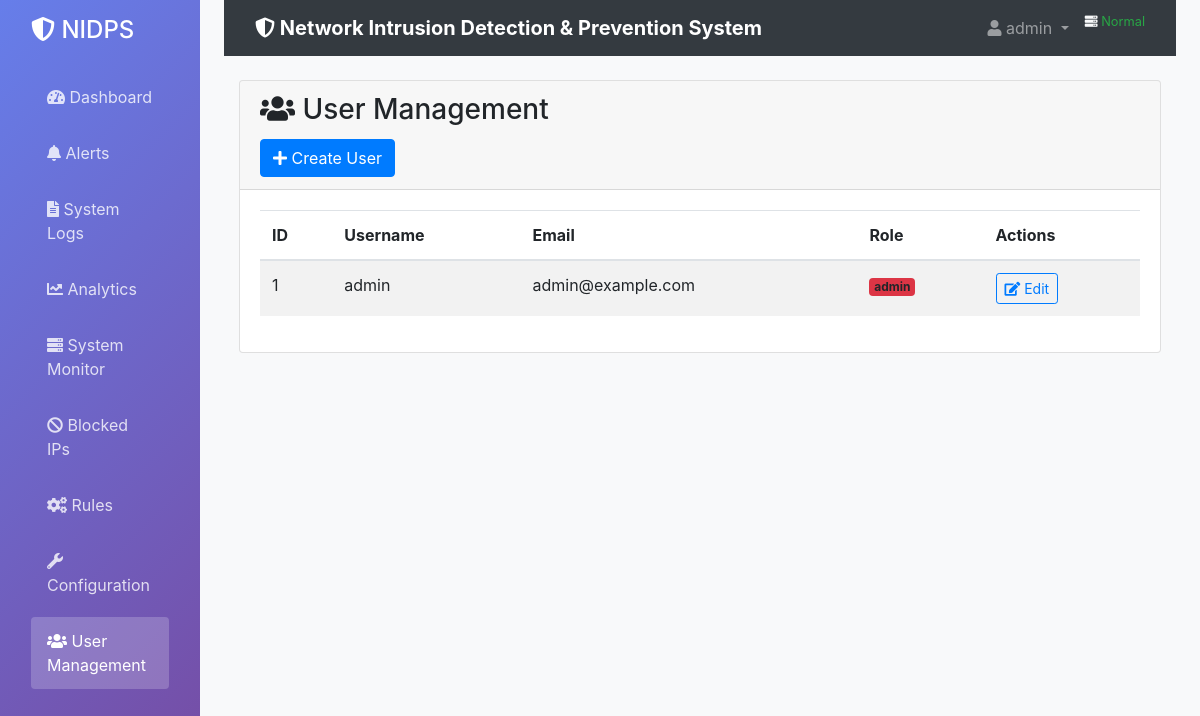
The page /auth/users (signed in) on the database as committed earlier.
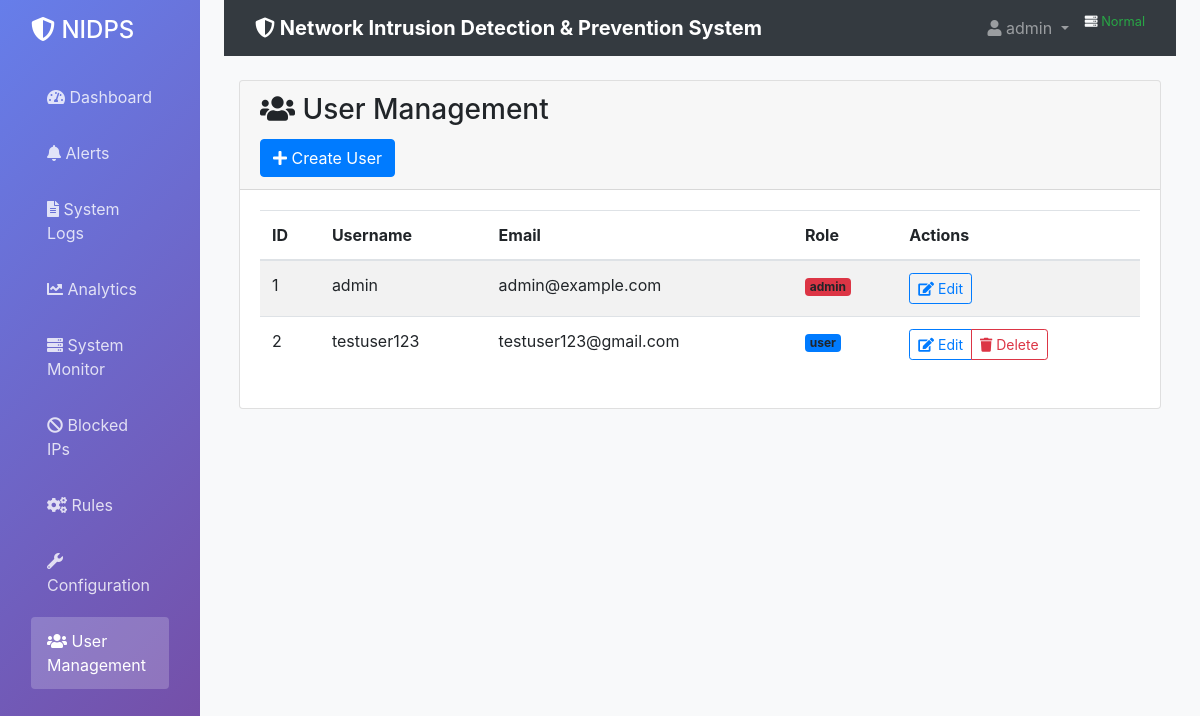
The same page on the database as committed later.
### nidps/auth/models.py (models this page shows, shortened)
class User(UserMixin, db.Model):
    id = db.Column(db.Integer, primary_key=True)
    username = db.Column(db.String(64), index=True, unique=True)
    email = db.Column(db.String(120), index=True, unique=True)
    password_hash = db.Column(db.String(128))
    role_id = db.Column(db.Integer, db.ForeignKey('role.id'))

class Role(db.Model):
    id = db.Column(db.Integer, primary_key=True)
    name = db.Column(db.String(64), unique=True)
    users = db.relationship('User', backref='role', lazy='dynamic')

### nidps/auth/routes.py (the view)
@bp.route('/users')
@admin_required
def users():
    users_list = User.query.all()
    return render_template('auth/users.html', title='User Management', users=users_list)

### nidps/auth/models.py (called while the page is built)
@login.user_loader
def load_user(id):
    return User.query.get(int(id))

### nidps/templates/auth/users.html (shortened to what this page needs)
{% extends "base.html" %}
{% block content %}
<div class="container-fluid">
    <div class="row">
        <div class="col-12">
            <div class="card">
                <div class="card-header">
                    <h3 class="card-title">
                        <i class="fas fa-users"></i> User Management
                    </h3>
                    <div class="card-tools">
                        <a href="{{ url_for('auth.create_user') }}" class="btn btn-primary">
                            <i class="fas fa-plus"></i> Create User
                        </a>
                    </div>
                </div>
                <div class="card-body">
                    <div class="table-responsive">
                        <table class="table table-striped table-hover">
                            <thead>
                                <tr>
                                    <th>ID</th>
                                    <th>Username</th>
                                    <th>Email</th>
                                    <th>Role</th>
                                    <th>Actions</th>
                                </tr>
                            </thead>
                            <tbody>
                                {% for user in users %}
                                <tr>
                                    <td>{{ user.id }}</td>
                                    <td>{{ user.username }}</td>
                                    <td>{{ user.email }}</td>
                                    <td>
                                        {% if user.role %}
                                            <span class="badge {% if user.role.name == 'admin' %}bg-danger{% else %}bg-primary{% endif %}">
                                                {{ user.role.name }}
                                            </span>
                                        {% else %}
                                            <span class="badge bg-secondary">No Role</span>
                                        {% endif %}
                                    </td>
                                    <td>
                                        <div class="btn-group" role="group">
                                            <a href="{{ url_for('auth.edit_user', user_id=user.id) }}"
                                               class="btn btn-sm btn-outline-primary">
                                                <i class="fas fa-edit"></i> Edit
                                            </a>
                                            {% if user.id != current_user.id %}
                                            <button type="button" class="btn btn-sm btn-outline-danger"
                                                    onclick="deleteUser({{ user.id }}, '{{ user.username }}')">
                                                <i class="fas fa-trash"></i> Delete
                                            </button>
                                            {% endif %}
                                        </div>
                                    </td>
                                </tr>
                                {% endfor %}
                            </tbody>
                        </table>
                    </div>
                </div>
            </div>
        </div>
    </div>
</div>
{% endblock %}

### nidps/templates/base.html (shortened to what this page needs)
<!DOCTYPE html>
<html lang="en">
<head>
    <link rel="stylesheet" href="https://stackpath.bootstrapcdn.com/bootstrap/4.5.2/css/bootstrap.min.css">
    <link rel="stylesheet" href="https://cdnjs.cloudflare.com/ajax/libs/font-awesome/5.15.1/css/all.min.css">
</head>
<body>
    <div class="container-fluid">
        <div class="row">
            <nav class="col-md-2 d-none d-md-block sidebar">
                <div class="p-3">
                    <h4 class="text-white mb-4">
                        <i class="fas fa-shield-alt"></i> NIDPS
                    </h4>
                    <ul class="nav flex-column">
                        <li class="nav-item">
                            <a class="nav-link {% if request.endpoint == 'web.dashboard' %}active{% endif %}"
                               href="{{ url_for('web.dashboard') }}">
                                <i class="fas fa-tachometer-alt"></i> Dashboard
                            </a>
                        </li>
                        <li class="nav-item">
                            <a class="nav-link {% if request.endpoint == 'web.alerts' %}active{% endif %}"
                               href="{{ url_for('web.alerts') }}">
                                <i class="fas fa-bell"></i> Alerts
                            </a>
                        </li>
                        <li class="nav-item">
                            <a class="nav-link {% if request.endpoint == 'web.logs' %}active{% endif %}"
                               href="{{ url_for('web.logs') }}">
                                <i class="fas fa-file-alt"></i> System Logs
                            </a>
                        </li>
                        <li class="nav-item">
                            <a class="nav-link {% if request.endpoint == 'web.analytics_page' %}active{% endif %}"
                               href="{{ url_for('web.analytics_page') }}">
                                <i class="fas fa-chart-line"></i> Analytics
                            </a>
                        </li>
                        <li class="nav-item">
                            <a class="nav-link {% if request.endpoint == 'web.system_monitor' %}active{% endif %}"
                               href="{{ url_for('web.system_monitor') }}">
                                <i class="fas fa-server"></i> System Monitor
                            </a>
                        </li>
                        {% if current_user.role and current_user.role.name == 'admin' %}
                        <li class="nav-item">
                            <a class="nav-link {% if request.endpoint == 'web.blocked_ips' %}active{% endif %}"
                               href="{{ url_for('web.blocked_ips') }}">
                                <i class="fas fa-ban"></i> Blocked IPs
                            </a>
                        </li>
                        <li class="nav-item">
                            <a class="nav-link {% if request.endpoint == 'web.rules' %}active{% endif %}"
                               href="{{ url_for('web.rules') }}">
                                <i class="fas fa-cogs"></i> Rules
                            </a>
                        </li>
                        <li class="nav-item">
                            <a class="nav-link {% if request.endpoint == 'web.configuration' %}active{% endif %}"
                               href="{{ url_for('web.configuration') }}">
                                <i class="fas fa-wrench"></i> Configuration
                            </a>
                        </li>
                        <li class="nav-item">
                            <a class="nav-link {% if request.endpoint == 'auth.users' %}active{% endif %}"
                               href="{{ url_for('auth.users') }}">
                                <i class="fas fa-users"></i> User Management
                            </a>
                        </li>
                        {% endif %}
                    </ul>
                </div>
            </nav>
            <main class="col-md-10 ml-sm-auto px-4 main-content">
                <nav class="navbar navbar-expand-lg navbar-dark bg-dark mb-4">
                    <div class="container-fluid">
                        <span class="navbar-brand">
                            <i class="fas fa-shield-alt"></i> Network Intrusion Detection & Prevention System
                        </span>
                        <div class="navbar-nav ml-auto">
                            <div class="nav-item dropdown">
                                <a class="nav-link dropdown-toggle" href="#" id="navbarDropdown" role="button"
                                   data-toggle="dropdown" aria-haspopup="true" aria-expanded="false">
                                    <i class="fas fa-user"></i> {{ current_user.username }}
                                </a>
                            </div>
                            <div class="nav-item ml-2">
                                <small class="text-light">
                                    <i class="fas fa-server"></i>
                                    <span id="resource-indicator">Loading...</span>
                                </small>
                            </div>
                        </div>
                    </div>
                </nav>
                {% block content %}{% endblock %}
            </main>
        </div>
    </div>
</body>
</html>

### nidps/templates/base.html (style rules this page uses)
.sidebar { min-height: 100vh; background: linear-gradient(135deg, #667eea 0%, #764ba2 100%); }
.sidebar .nav-link { color: rgba(255,255,255,0.8); padding: 0.75rem 1rem; border-radius: 0.25rem; margin: 0.25rem 0; }
.sidebar .nav-link.active { background-color: rgba(255,255,255,0.2); color: white; }
.main-content { background-color: #f8f9fa; min-height: 100vh; }
.navbar-brand { font-weight: bold; color: white !important; }

Rows that differ between the two databases and show on the page:
added User: id "2", username "testuser123", email "testuser123@gmail.com", role.name "user"
